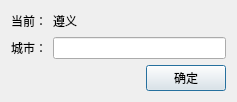
<?xml version="1.0" encoding="UTF-8"?>
<ui version="4.0">
 <class>ChangCity</class>
 <widget class="QDialog" name="ChangCity">
  <property name="geometry">
   <rect>
    <x>0</x>
    <y>0</y>
    <width>237</width>
    <height>102</height>
   </rect>
  </property>
  <property name="windowTitle">
   <string>Dialog</string>
  </property>
  <layout class="QGridLayout" name="gridLayout">
   <item row="0" column="0">
    <widget class="QLabel" name="label">
     <property name="text">
      <string>当前：</string>
     </property>
     <property name="alignment">
      <set>Qt::AlignCenter</set>
     </property>
    </widget>
   </item>
   <item row="0" column="1">
    <widget class="QLabel" name="labelCurrentCity">
     <property name="text">
      <string>遵义</string>
     </property>
    </widget>
   </item>
   <item row="1" column="0">
    <widget class="QLabel" name="label_3">
     <property name="text">
      <string>城市：</string>
     </property>
     <property name="alignment">
      <set>Qt::AlignCenter</set>
     </property>
    </widget>
   </item>
   <item row="1" column="1">
    <widget class="QLineEdit" name="lineEdit"/>
   </item>
   <item row="2" column="0" colspan="2">
    <layout class="QHBoxLayout" name="horizontalLayout">
     <item>
      <spacer name="horizontalSpacer">
       <property name="orientation">
        <enum>Qt::Horizontal</enum>
       </property>
       <property name="sizeHint" stdset="0">
        <size>
         <width>40</width>
         <height>20</height>
        </size>
       </property>
      </spacer>
     </item>
     <item>
      <widget class="QPushButton" name="pushButtonOk">
       <property name="text">
        <string>确定</string>
       </property>
      </widget>
     </item>
    </layout>
   </item>
  </layout>
 </widget>
 <resources/>
 <connections/>
</ui>
